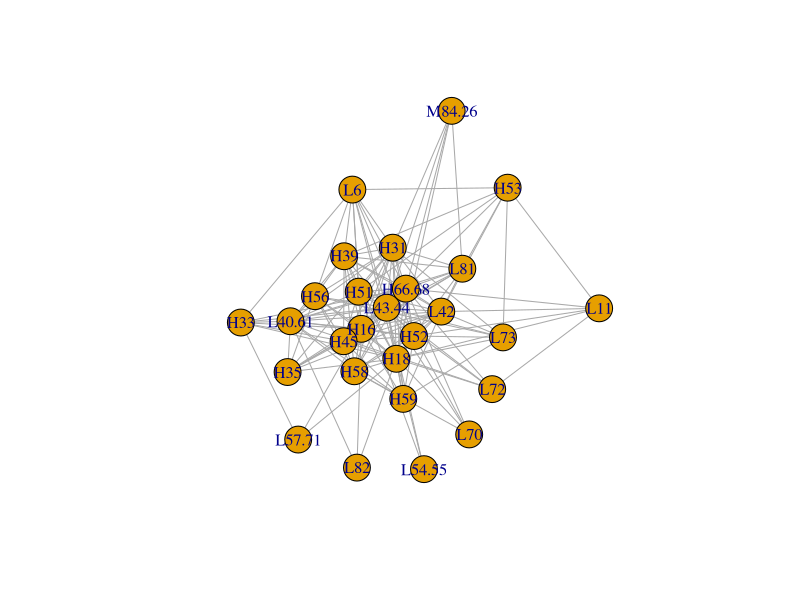
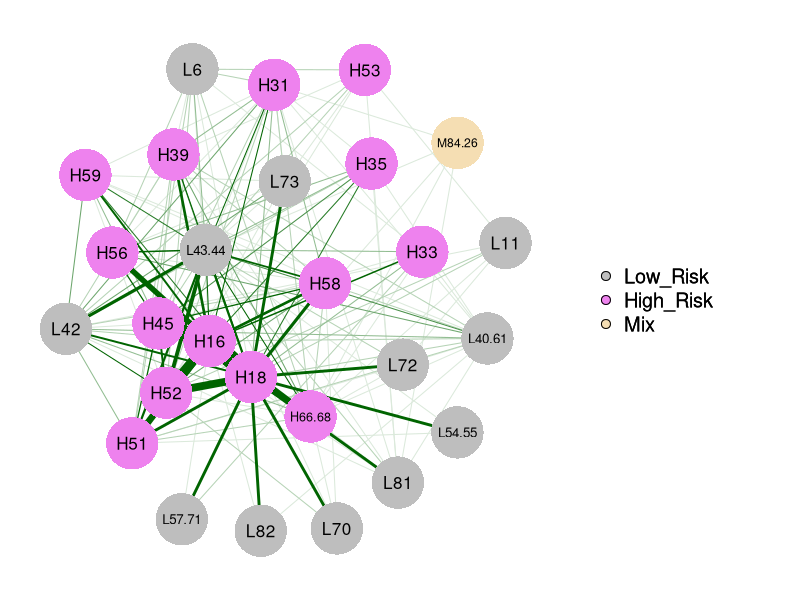

These charts were generated, in order, by the following R code:
library(igraph)
data <- read.table(file="admat2.txt", header=TRUE)
newdata <- data[,-1]
adj_mat <- as.matrix(newdata)
hpv_net <- graph.adjacency(adj_mat, mode = c("undirected"), weighted = TRUE, diag = TRUE)
plot(hpv_net)

library(qgraph)
require(qgraph)
gr <- structure(list(Low_Risk = c(1,2,3,4,5,6,7,8,9,10,11,12),
                     High_Risk = c(13,14,15,16,17,18,19,20,21,22,23,24,25,26),
                     Mix = c(27)))
qgraph(adj_mat,directed=FALSE, groups=gr, color=c("grey","violet","wheat"),
       mode="strength", parallelEdge=TRUE, borders = FALSE, layout="spring", vsize = 7,
       labels=colnames(newdata), esize=17, edge.color="darkgreen")
